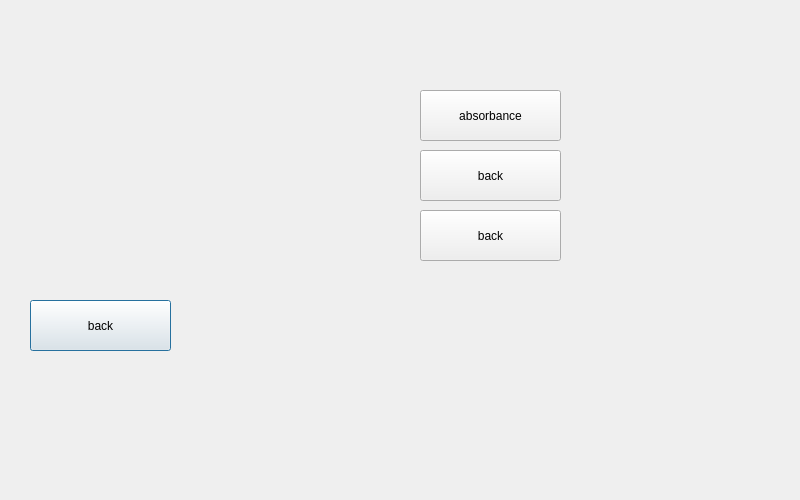
<?xml version="1.0" encoding="UTF-8"?>
<ui version="4.0">
 <class>processtype</class>
 <widget class="QDialog" name="processtype">
  <property name="geometry">
   <rect>
    <x>0</x>
    <y>0</y>
    <width>800</width>
    <height>500</height>
   </rect>
  </property>
  <property name="windowTitle">
   <string>Dialog</string>
  </property>
  <widget class="QPushButton" name="pushButton">
   <property name="geometry">
    <rect>
     <x>30</x>
     <y>300</y>
     <width>141</width>
     <height>51</height>
    </rect>
   </property>
   <property name="text">
    <string>back</string>
   </property>
  </widget>
  <widget class="QPushButton" name="pushButton_2">
   <property name="geometry">
    <rect>
     <x>420</x>
     <y>90</y>
     <width>141</width>
     <height>51</height>
    </rect>
   </property>
   <property name="text">
    <string>absorbance</string>
   </property>
  </widget>
  <widget class="QPushButton" name="pushButton_3">
   <property name="geometry">
    <rect>
     <x>420</x>
     <y>150</y>
     <width>141</width>
     <height>51</height>
    </rect>
   </property>
   <property name="text">
    <string>back</string>
   </property>
  </widget>
  <widget class="QPushButton" name="pushButton_4">
   <property name="geometry">
    <rect>
     <x>420</x>
     <y>210</y>
     <width>141</width>
     <height>51</height>
    </rect>
   </property>
   <property name="text">
    <string>back</string>
   </property>
  </widget>
 </widget>
 <resources/>
 <connections/>
</ui>
